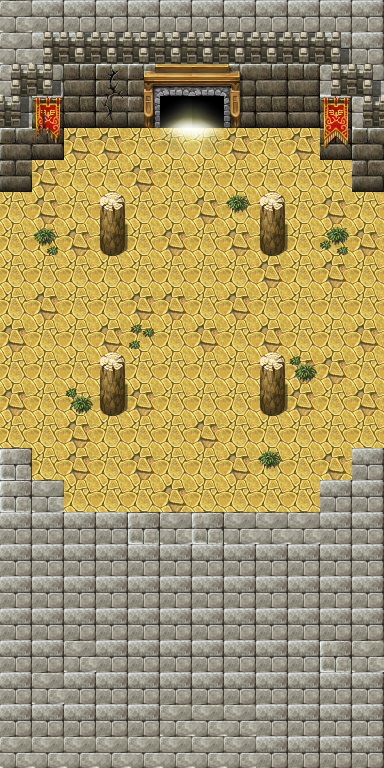

This is a level from a 2D game, rendered from its Tiled map with the project's own tilesets. A one-line summary and the map file follow, with tile-layer data summarised:
An orthogonal 12x24 tile map with 32x32 px tiles, 5 tile layers (Background, Foreground, Decorations, Decorations2, ...), 1 hidden layer not drawn.

<map version="1.0" tiledversion="1.0.3" orientation="orthogonal" renderorder="left-up" width="12" height="24" tilewidth="32" tileheight="32" nextobjectid="6">
 <tileset firstgid="1" name="tiles-collection" tilewidth="32" tileheight="32" tilecount="2144" columns="32">
  <image source="../maptiles.png" width="1024" height="2144" />
  <tile id="93" probability="0" />
 </tileset>
 <layer name="Background" width="12" height="24">
  <data>[288 cells, 216 non-empty, 2 distinct tile ids]</data>
 </layer>
 <layer name="Foreground" width="12" height="24">
  <data>[288 cells, 160 non-empty, 10 distinct tile ids]</data>
 </layer>
 <layer name="Collision" width="12" height="24" visible="0">
  <data>[288 cells, 160 non-empty, 1 distinct tile ids]</data>
 </layer>
 <layer name="Decorations" width="12" height="24">
  <data>[288 cells, 37 non-empty, 22 distinct tile ids]</data>
 </layer>
 <layer name="Decorations2" width="12" height="24">
  <data>[288 cells, 2 non-empty, 1 distinct tile ids]</data>
 </layer>
 <layer name="Decorations3" width="12" height="24">
  <data>[288 cells, 8 non-empty, 5 distinct tile ids]</data>
 </layer>
</map>
